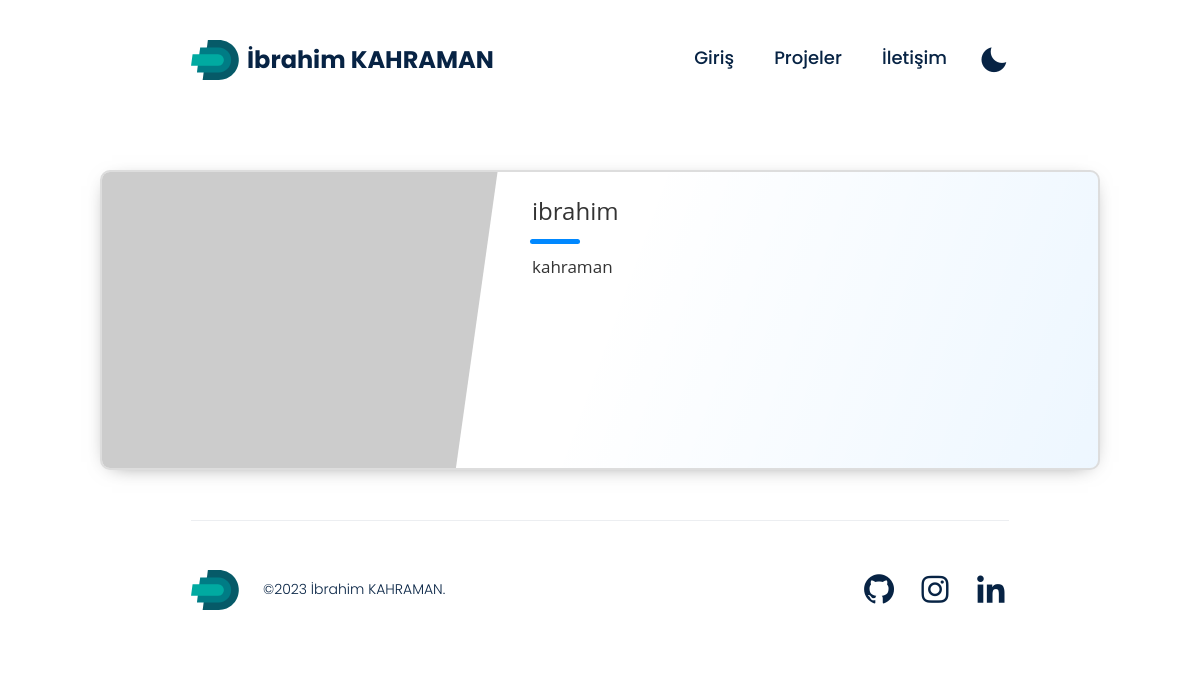
Page /project on the earlier database version.
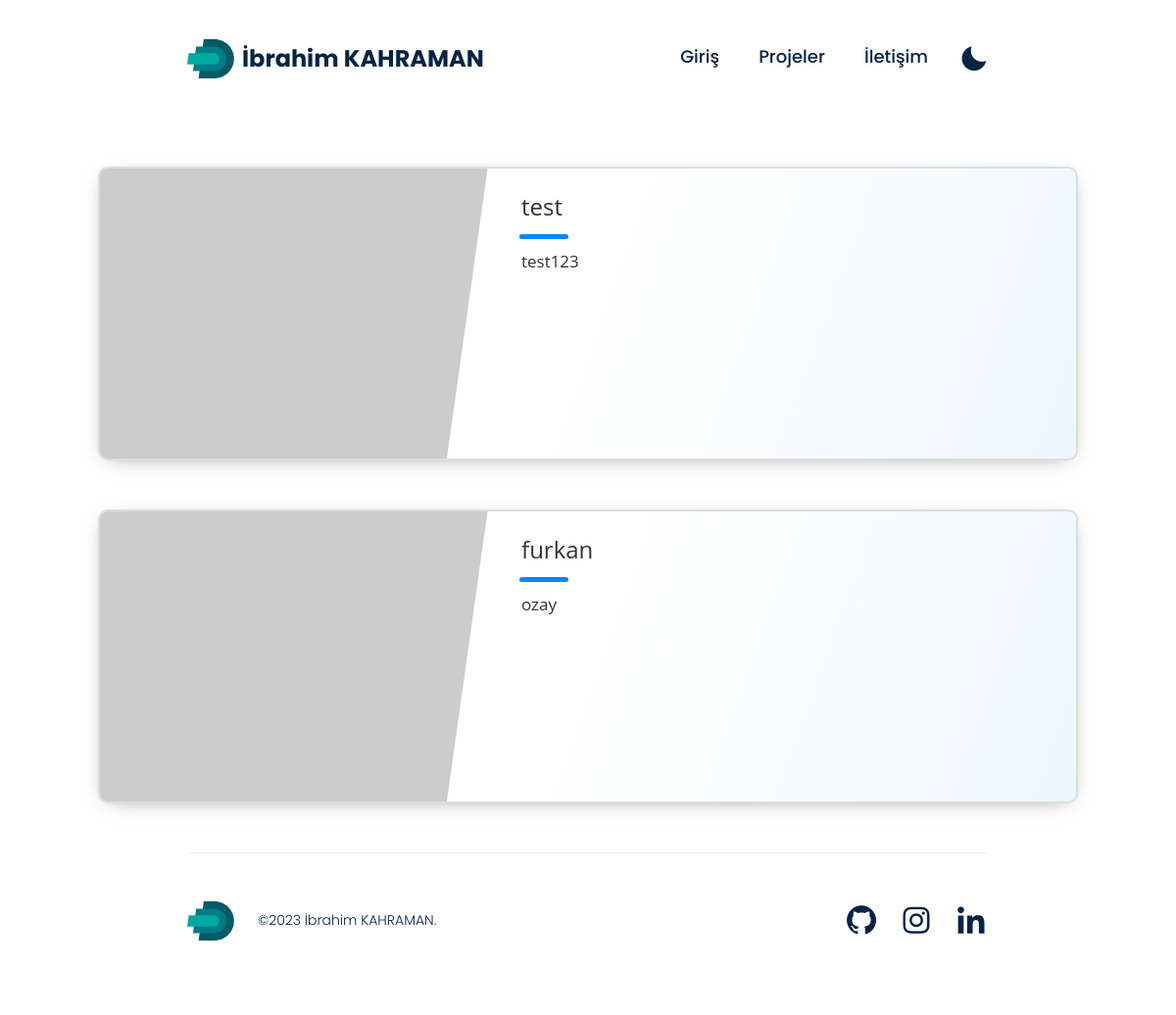
Same page on the later database version.
### tables this page shows
CREATE TABLE posts (id INTEGER PRIMARY KEY AUTOINCREMENT, title TEXT, content TEXT, created_on INTEGER);

### main.py (the view)
@app.route('/project')
def project():
    blog_data = []
    with sqlite3.connect('myblog.db') as conn:
        cursor = conn.cursor()
        cursor.execute('SELECT * FROM posts')
        rows = cursor.fetchall()
        if rows is None:
            return "Post not found.", 404
        for row in rows:
            blog_data.append({
                'id': row[0],
                'title': row[1],
                'content': row[2],
            })
    return render_template('project.html', posts=blog_data)

### templates/project.html (shortened to what this page needs)
<!DOCTYPE html>
<html lang="tr">
  <head>
  <link
    rel="stylesheet"
    href="https://unpkg.com/boxicons@2.0.7/css/boxicons.min.css"
  />
  <link
    href="{{ url_for('static', filename='/styles/main.min.css') }}"
    media="screen"
    rel="stylesheet"
  />
  <link
    href="{{ url_for('static', filename='/styles/project.css') }}"
    rel="stylesheet"
  />
  <link
    rel="stylesheet"
    href="https://cdnjs.cloudflare.com/ajax/libs/highlight.js/10.5.0/styles/atom-one-dark.min.css"
  />
</head>
<body
  x-data="global()"
  x-init="themeInit()"
  :class="isMobileMenuOpen ? 'max-h-screen overflow-hidden relative' : ''"
  class="dark:bg-primary"
>
  <div id="main">
    <div class="container mx-auto">
<div class="flex items-center justify-between py-6 lg:py-10">
  <a href="/" class="flex items-center">
    <span href="/" class="mr-2">
      <img src="/assets/img/logo.svg" alt="logo" />
    </span>
    <p
      class="hidden font-body text-2xl font-bold text-primary dark:text-white lg:block"
    >
      İbrahim KAHRAMAN
    </p>
  </a>
  <div class="hidden lg:block">
    <ul class="flex items-center">
      <li class="group relative mr-6 mb-1">
        <a
          href="/"
          class="relative z-30 block px-2 font-body text-lg font-medium text-primary transition-colors group-hover:text-green dark:text-white dark:group-hover:text-secondary"
          >Giriş</a
        >
      </li>
      <li class="group relative mr-6 mb-1">
        <a
          href="/project"
          class="relative z-30 block px-2 font-body text-lg font-medium text-primary transition-colors group-hover:text-green dark:text-white dark:group-hover:text-secondary"
          >Projeler</a
        >
      </li>
      <li class="group relative mr-6 mb-1">
        <a
          href="/contact"
          class="relative z-30 block px-2 font-body text-lg font-medium text-primary transition-colors group-hover:text-green dark:text-white dark:group-hover:text-secondary"
          >İletişim</a
        >
      </li>
            <li>
                <i
                class="bx cursor-pointer text-3xl text-primary dark:text-white"
                @click="themeSwitch()"
                :class="isDarkMode ? 'bxs-sun' : 'bxs-moon'"
                ></i>
            </li>
        </ul>
        </div>
        </div>
        </div>
        {% for post in posts %}
        <div class="projcard-container">
          <div class="projcard projcard-blue">
            <div class="projcard-innerbox">
              <img class="projcard-img" src="https://picsum.photos/800/600?image=1041" />
              <div class="projcard-textbox">
                <div class="projcard-title">{{post.title}}</div>
                <div class="projcard-bar"></div>
                <div class="projcard-comtent">{{post.content}}</div>
              </div>
            </div>
          </div>
            {% endfor %}
        </div>
        <div class="container mx-auto">
            <div
            class="flex flex-col items-center justify-between border-t border-grey-lighter py-10 sm:flex-row sm:py-12"
            >
            <div class="mr-auto flex flex-col items-center sm:flex-row">
                <a href="/" class="mr-auto sm:mr-6">
                <img src="/assets/img/logo.svg" alt="logo" />
                </a>
                <p class="pt-5 font-body font-light text-primary dark:text-white sm:pt-0">
                ©2023 İbrahim KAHRAMAN.
                </p>
            </div>
            <div class="mr-auto flex items-center pt-5 sm:mr-0 sm:pt-0">
                <a href="https://github.com/iibrahimkahramann" target="_blank">
                <i
                    class="text-4xl text-primary dark:text-white pl-5 hover:text-secondary dark:hover:text-secondary transition-colors bx bxl-github"
                ></i>
                </a>
                <a href="https://www.instagram.com/iibrahimkahramnn/" target="_blank">
                <i
                    class="text-4xl text-primary dark:text-white pl-5 hover:text-secondary dark:hover:text-secondary transition-colors bx bxl-instagram"
                ></i>
                </a>
                <a href="https://www.linkedin.com/in/ibrahim-kahraman-3126a8262// " target="_blank">
                <i
                    class="text-4xl text-primary dark:text-white pl-5 hover:text-secondary dark:hover:text-secondary transition-colors bx bxl-linkedin"
                ></i>
                </a>
            </div>
            </div>
        </div>
            </div>
    </body>
</html>

### assets/styles/project.css (style rules this page uses)
body { font-family: "Open Sans", arial, sans-serif; color: #333; font-size: 14px; }
.projcard-container { margin: 50px 0; }
.projcard-container, .projcard-container * { box-sizing: border-box; }
.projcard-container { margin-left: auto; margin-right: auto; width: 1000px; }
.projcard { position: relative; width: 100%; height: 300px; margin-bottom: 40px; border-radius: 10px; background-color: #fff; border: 2px solid #ddd; font-size: 18px; overflow: hidden; cursor: pointer; box-shadow: 0 4px 21px -12px rgba(0, 0, 0, 0.66); transition: box-shadow 0.2s ease, transform 0.2s ease; }
.projcard::before { content: ""; position: absolute; top: 0; right: 0; bottom: 0; left: 0; background-image: linear-gradient(-70deg, #424242, transparent 50%); opacity: 0.07; }
.projcard-innerbox { position: absolute; top: 0; right: 0; bottom: 0; left: 0; }
.projcard-img { position: absolute; height: 300px; width: 400px; top: 0; left: 0; transition: transform 0.2s ease; }
.projcard-textbox { position: absolute; top: 7%; bottom: 7%; left: 430px; width: calc(100% - 470px); font-size: 17px; }
.projcard-textbox::before, .projcard-textbox::after { content: ""; position: absolute; display: block; background: #ff0000bb; background: #fff; top: -20%; left: -55px; height: 140%; width: 60px; transform: rotate(8deg); }
.projcard-textbox::after { display: none; left: initial; right: -55px; }
.projcard-textbox * { position: relative; }
.projcard-title { font-family: "Voces", "Open Sans", arial, sans-serif; font-size: 24px; }
.projcard-bar { left: -2px; width: 50px; height: 5px; margin: 10px 0; border-radius: 5px; background-color: #424242; transition: width 0.2s ease; }
.projcard-blue .projcard-bar { background-color: #0088ff; }
.projcard-blue::before { background-image: linear-gradient(-70deg, #0088ff, transparent 50%); }

Differences in the rows shown:
removed posts: title "ibrahim", content "kahraman"
added posts: title "test", content "test123"
added posts: title "furkan", content "ozay"
